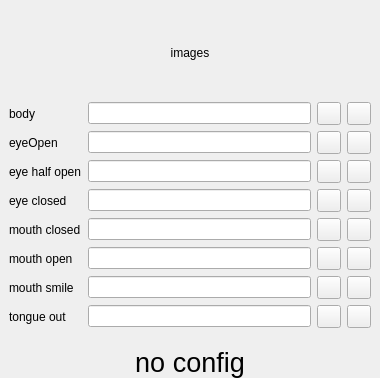
                <widget class="QWidget" name="trackingScrollAreaWidgetContents">
                 <property name="enabled">
                  <bool>true</bool>
                 </property>
                 <property name="geometry">
                  <rect>
                   <x>0</x>
                   <y>0</y>
                   <width>380</width>
                   <height>378</height>
                  </rect>
                 </property>
                 <property name="autoFillBackground">
                  <bool>true</bool>
                 </property>
                 <layout class="QVBoxLayout" name="verticalLayout_5">
                  <property name="leftMargin">
                   <number>0</number>
                  </property>
                  <property name="topMargin">
                   <number>0</number>
                  </property>
                  <property name="rightMargin">
                   <number>0</number>
                  </property>
                  <property name="bottomMargin">
                   <number>0</number>
                  </property>
                  <item>
                   <widget class="QWidget" name="imageConfigWidget" native="true">
                    <property name="sizePolicy">
                     <sizepolicy hsizetype="Preferred" vsizetype="Preferred">
                      <horstretch>0</horstretch>
                      <verstretch>1</verstretch>
                     </sizepolicy>
                    </property>
                    <layout class="QVBoxLayout" name="verticalLayout_14">
                     <property name="bottomMargin">
                      <number>1</number>
                     </property>
                     <item>
                      <widget class="QLabel" name="poseImageLabel">
                       <property name="text">
                        <string>images</string>
                       </property>
                       <property name="alignment">
                        <set>Qt::AlignCenter</set>
                       </property>
                      </widget>
                     </item>
                     <item>
                      <layout class="QGridLayout" name="gridLayout">
                       <property name="rightMargin">
                        <number>0</number>
                       </property>
                       <property name="bottomMargin">
                        <number>12</number>
                       </property>
                       <item row="4" column="0">
                        <widget class="QLabel" name="eyesClosedUrlLabel">
                         <property name="text">
                          <string>eye closed</string>
                         </property>
                        </widget>
                       </item>
                       <item row="5" column="1">
                        <layout class="QHBoxLayout" name="horizontalLayout_7">
                         <item>
                          <widget class="QLineEdit" name="mouthClosedUrlLineEdit">
                           <property name="readOnly">
                            <bool>true</bool>
                           </property>
                           <property name="clearButtonEnabled">
                            <bool>false</bool>
                           </property>
                          </widget>
                         </item>
                         <item>
                          <widget class="QToolButton" name="mouthClosedUrlDeleteToolButton">
                           <property name="text">
                            <string/>
                           </property>
                          </widget>
                         </item>
                         <item>
                          <widget class="QToolButton" name="mouthClosedUrlBrowseToolButton">
                           <property name="text">
                            <string/>
                           </property>
                          </widget>
                         </item>
                        </layout>
                       </item>
                       <item row="1" column="0">
                        <widget class="QLabel" name="bodyUrlLabel">
                         <property name="text">
                          <string>body</string>
                         </property>
                        </widget>
                       </item>
                       <item row="5" column="0">
                        <widget class="QLabel" name="mouthClosedUrlLabel">
                         <property name="text">
                          <string>mouth closed</string>
                         </property>
                        </widget>
                       </item>
                       <item row="3" column="0">
                        <widget class="QLabel" name="eyesHalfOpenUrLabel">
                         <property name="text">
                          <string>eye half open</string>
                         </property>
                        </widget>
                       </item>
                       <item row="4" column="1">
                        <layout class="QHBoxLayout" name="horizontalLayout">
                         <item>
                          <widget class="QLineEdit" name="eyesClosedUrlLineEdit">
                           <property name="readOnly">
                            <bool>true</bool>
                           </property>
                           <property name="clearButtonEnabled">
                            <bool>false</bool>
                           </property>
                          </widget>
                         </item>
                         <item>
                          <widget class="QToolButton" name="eyesClosedUrlDeleteToolButton">
                           <property name="text">
                            <string/>
                           </property>
                          </widget>
                         </item>
                         <item>
                          <widget class="QToolButton" name="eyesClosedUrlBrowseToolButton">
                           <property name="text">
                            <string/>
                           </property>
                          </widget>
                         </item>
                        </layout>
                       </item>
                       <item row="7" column="0">
                        <widget class="QLabel" name="mouthSmileUrlLabel">
                         <property name="text">
                          <string>mouth smile</string>
                         </property>
                        </widget>
                       </item>
                       <item row="6" column="0">
                        <widget class="QLabel" name="mouthOpenUrlLabel">
                         <property name="text">
                          <string>mouth open</string>
                         </property>
                        </widget>
                       </item>
                       <item row="2" column="0">
                        <widget class="QLabel" name="eyesOpenUrlLabel">
                         <property name="text">
                          <string>eyeOpen</string>
                         </property>
                        </widget>
                       </item>
                       <item row="7" column="1">
                        <layout class="QHBoxLayout" name="horizontalLayout_9">
                         <item>
                          <widget class="QLineEdit" name="mouthSmileUrlLineEdit">
                           <property name="readOnly">
                            <bool>true</bool>
                           </property>
                           <property name="clearButtonEnabled">
                            <bool>false</bool>
                           </property>
                          </widget>
                         </item>
                         <item>
                          <widget class="QToolButton" name="mouthSmileUrlDeleteToolButton">
                           <property name="text">
                            <string/>
                           </property>
                          </widget>
                         </item>
                         <item>
                          <widget class="QToolButton" name="mouthSmileUrlBrowseToolButton">
                           <property name="text">
                            <string/>
                           </property>
                          </widget>
                         </item>
                        </layout>
                       </item>
                       <item row="1" column="1">
                        <layout class="QHBoxLayout" name="horizontalLayout_6">
                         <item>
                          <widget class="QLineEdit" name="bodyUrlLineEdit">
                           <property name="readOnly">
                            <bool>true</bool>
                           </property>
                           <property name="clearButtonEnabled">
                            <bool>false</bool>
                           </property>
                          </widget>
                         </item>
                         <item>
                          <widget class="QToolButton" name="bodyUrlDeleteToolButton">
                           <property name="text">
                            <string/>
                           </property>
                          </widget>
                         </item>
                         <item>
                          <widget class="QToolButton" name="bodyUrlBrowseToolButton">
                           <property name="text">
                            <string/>
                           </property>
                          </widget>
                         </item>
                        </layout>
                       </item>
                       <item row="6" column="1">
                        <layout class="QHBoxLayout" name="horizontalLayout_8">
                         <item>
                          <widget class="QLineEdit" name="mouthOpenUrlLineEdit">
                           <property name="readOnly">
                            <bool>true</bool>
                           </property>
                           <property name="clearButtonEnabled">
                            <bool>false</bool>
                           </property>
                          </widget>
                         </item>
                         <item>
                          <widget class="QToolButton" name="mouthOpenUrlDeleteToolButton">
                           <property name="text">
                            <string/>
                           </property>
                          </widget>
                         </item>
                         <item>
                          <widget class="QToolButton" name="mouthOpenUrlBrowseToolButton">
                           <property name="text">
                            <string/>
                           </property>
                          </widget>
                         </item>
                        </layout>
                       </item>
                       <item row="3" column="1">
                        <layout class="QHBoxLayout" name="horizontalLayout_5">
                         <item>
                          <widget class="QLineEdit" name="eyesHalfOpenUrlEdit">
                           <property name="readOnly">
                            <bool>true</bool>
                           </property>
                           <property name="clearButtonEnabled">
                            <bool>false</bool>
                           </property>
                          </widget>
                         </item>
                         <item>
                          <widget class="QToolButton" name="eyesHalfOpenUrlDeleteToolButton">
                           <property name="text">
                            <string/>
                           </property>
                          </widget>
                         </item>
                         <item>
                          <widget class="QToolButton" name="eyesHalfOpenUrlBrowseToolButton">
                           <property name="text">
                            <string/>
                           </property>
                          </widget>
                         </item>
                        </layout>
                       </item>
                       <item row="2" column="1">
                        <layout class="QHBoxLayout" name="horizontalLayout_4">
                         <item>
                          <widget class="QLineEdit" name="eyesOpenUrlLineEdit">
                           <property name="readOnly">
                            <bool>true</bool>
                           </property>
                           <property name="clearButtonEnabled">
                            <bool>false</bool>
                           </property>
                          </widget>
                         </item>
                         <item>
                          <widget class="QToolButton" name="eyesOpenUrlDeleteToolButton">
                           <property name="text">
                            <string/>
                           </property>
                          </widget>
                         </item>
                         <item>
                          <widget class="QToolButton" name="eyesOpenUrlBrowseToolButton">
                           <property name="text">
                            <string/>
                           </property>
                          </widget>
                         </item>
                        </layout>
                       </item>
                       <item row="8" column="0">
                        <widget class="QLabel" name="tongueOutUrlLabel">
                         <property name="text">
                          <string>tongue out</string>
                         </property>
                        </widget>
                       </item>
                       <item row="8" column="1">
                        <layout class="QHBoxLayout" name="horizontalLayout_10">
                         <item>
                          <widget class="QLineEdit" name="tongueOutUrlLineEdit">
                           <property name="readOnly">
                            <bool>true</bool>
                           </property>
                           <property name="clearButtonEnabled">
                            <bool>false</bool>
                           </property>
                          </widget>
                         </item>
                         <item>
                          <widget class="QToolButton" name="tongueOutUrlDeleteToolButton">
                           <property name="text">
                            <string/>
                           </property>
                          </widget>
                         </item>
                         <item>
                          <widget class="QToolButton" name="tongueOutUrlBrowseToolButton">
                           <property name="text">
                            <string/>
                           </property>
                          </widget>
                         </item>
                        </layout>
                       </item>
                      </layout>
                     </item>
                    </layout>
                   </widget>
                  </item>
                  <item>
                   <widget class="QLabel" name="noConfigLabel">
                    <property name="font">
                     <font>
                      <pointsize>20</pointsize>
                     </font>
                    </property>
                    <property name="text">
                     <string>no config</string>
                    </property>
                    <property name="alignment">
                     <set>Qt::AlignCenter</set>
                    </property>
                    <property name="margin">
                     <number>0</number>
                    </property>
                   </widget>
                  </item>
                 </layout>
                </widget>
